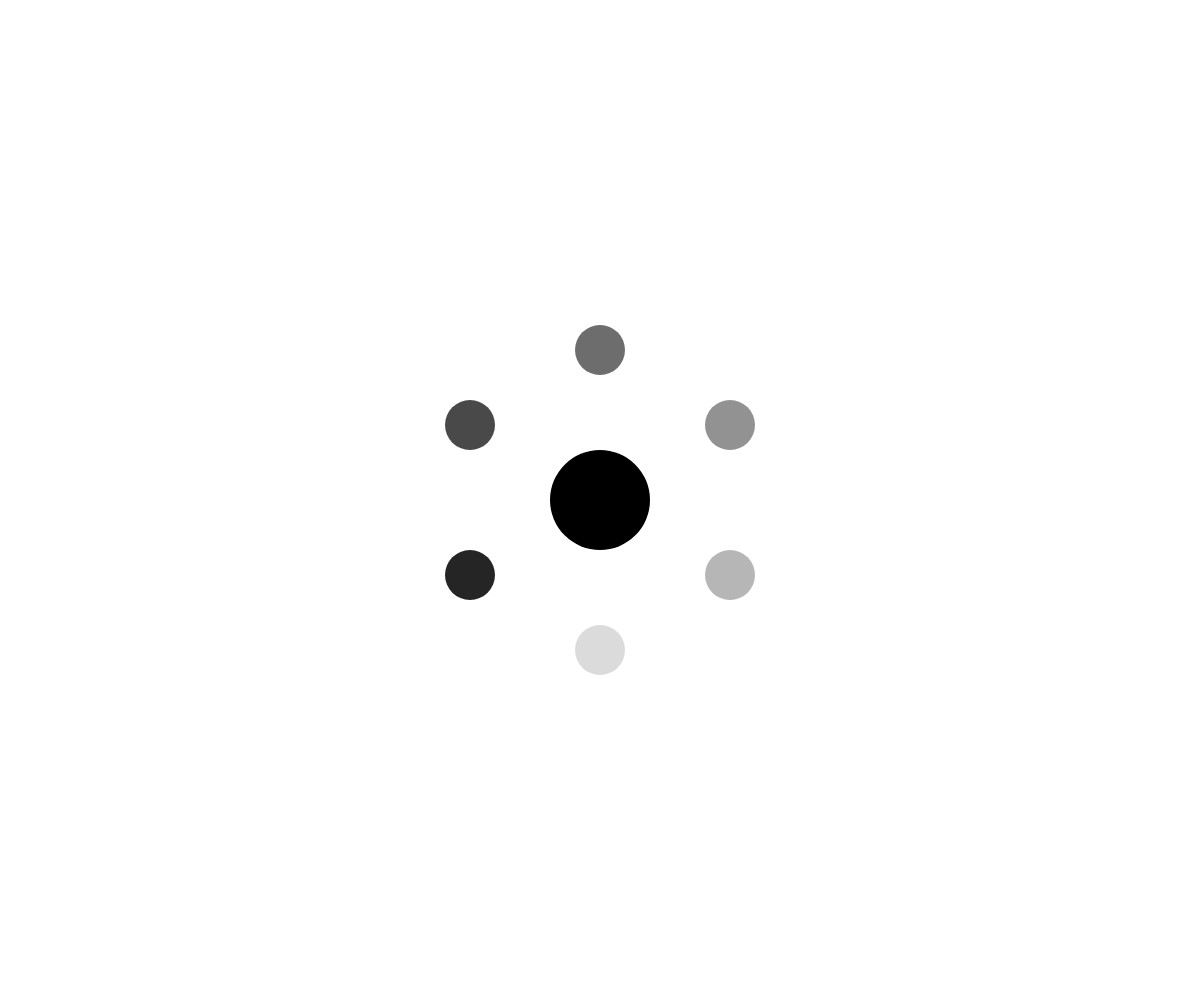
Frame 1 (no input)
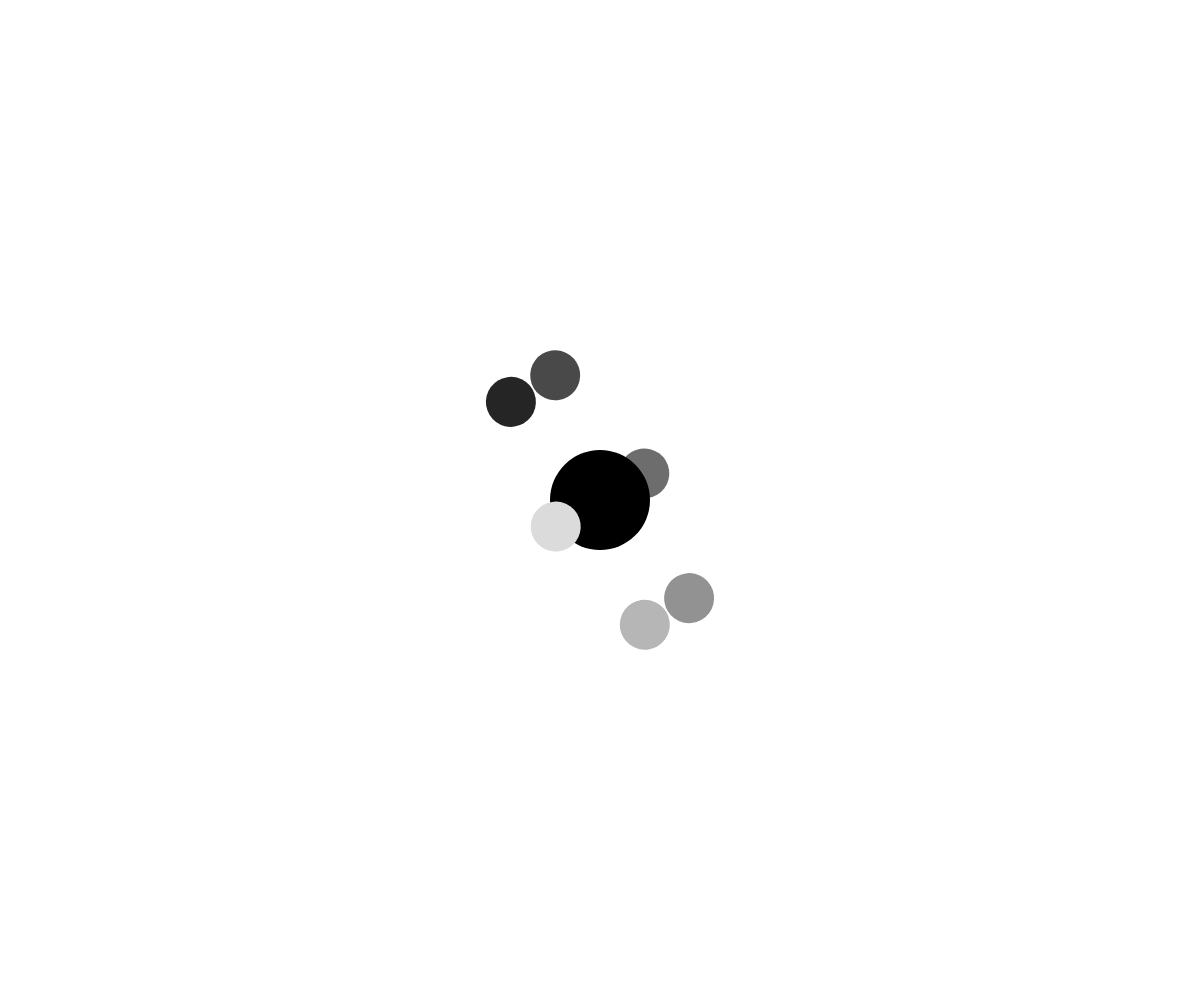
Frame 60 (no input)
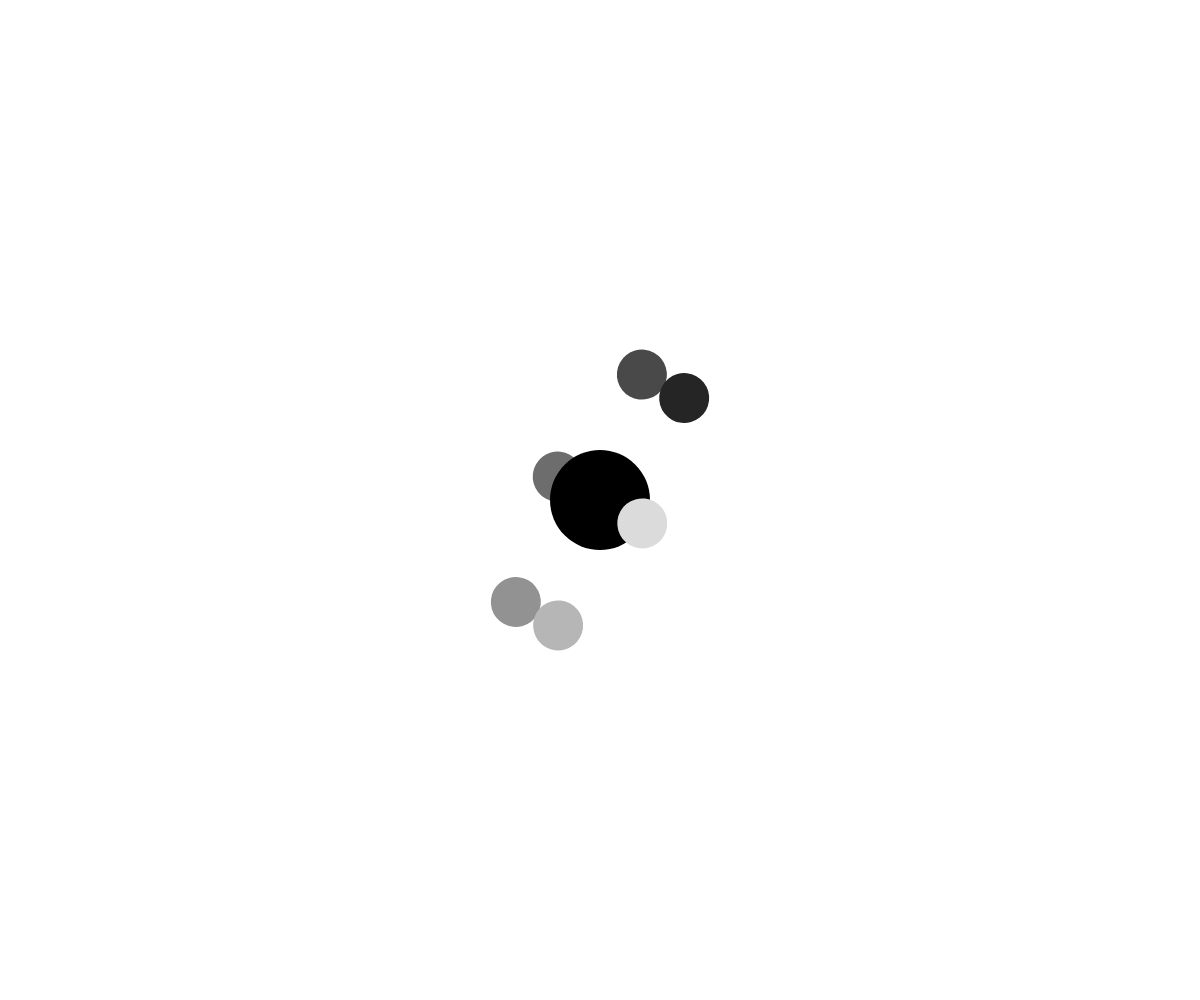
Frame 120 (the mouse pressed at the canvas centre since frame 60)

The p5.js sketch that drew these frames (run headless with seeded random() and noise() and a simulated clock; from frame 60 on, the mouse is pressed at the canvas centre):

// p5.js sketch
// ── sketch.js
let spin = 0;
let sides = 90, peak = 90;
let r, s, ps;
let move = -1;
let move2 = -1;
let t = 1;



function setup() {
  createCanvas(windowWidth, windowHeight);
  angleMode(DEGREES);
}

function draw() {
  ps = s;
  r = map(sides, 0, 180, 0, 150);
  s = map(peak, 0, 180, 0, 300);

  if(ps < s && s == 75){
    t = -t;
  } else if(ps > s && s == -75){
    t = -t;
  }

  if(t < 0){
    background(255);
    push();
    translate(width/2, height/2);
    noStroke();
    rotate(spin);
    fill(219);
    circle(0, s, 50);
    fill(37);
    circle(-130, r, 50);
    fill(182);
    circle(130, r, 50);
    pop();
    push();
    translate(width/2, height/2);
    noStroke();
    fill(0);
    circle(0, 0, 100);
    pop();
    push();
    translate(width/2, height/2);
    noStroke();
    rotate(spin);
    fill(109);
    circle(0, -s, 50);
    fill(73);
    circle(-130, -r, 50);
    fill(146);
    circle(130, -r, 50);
    pop();
  }
  if(t > 0){
    background(255);
    push();
    translate(width/2, height/2);
    noStroke();
    rotate(spin);
    fill(109);
    circle(0, -s, 50);
    fill(146);
    circle(130, -r, 50);
    fill(73);
    circle(-130, -r, 50);
    pop();
    push();
    translate(width/2, height/2);
    noStroke();
    fill(0);
    circle(0, 0, 100);
    pop();
    push();
    translate(width/2, height/2);
    noStroke();
    rotate(spin);
    fill(219);
    circle(0, s, 50);
    fill(182);
    circle(130, r, 50);
    fill(37);
    circle(-130, r, 50);
    pop();
  }

  if(r < -75){
    move = -move;
  }
  if(r > 75){
    move = -move;
  }
  if( s < -150){
    move2 = -move2
  }
  if( s > 150){
    move2 = -move2
  }
  console.log(s);
  peak = peak + move2;
  sides = sides + move;
  spin++;
}
